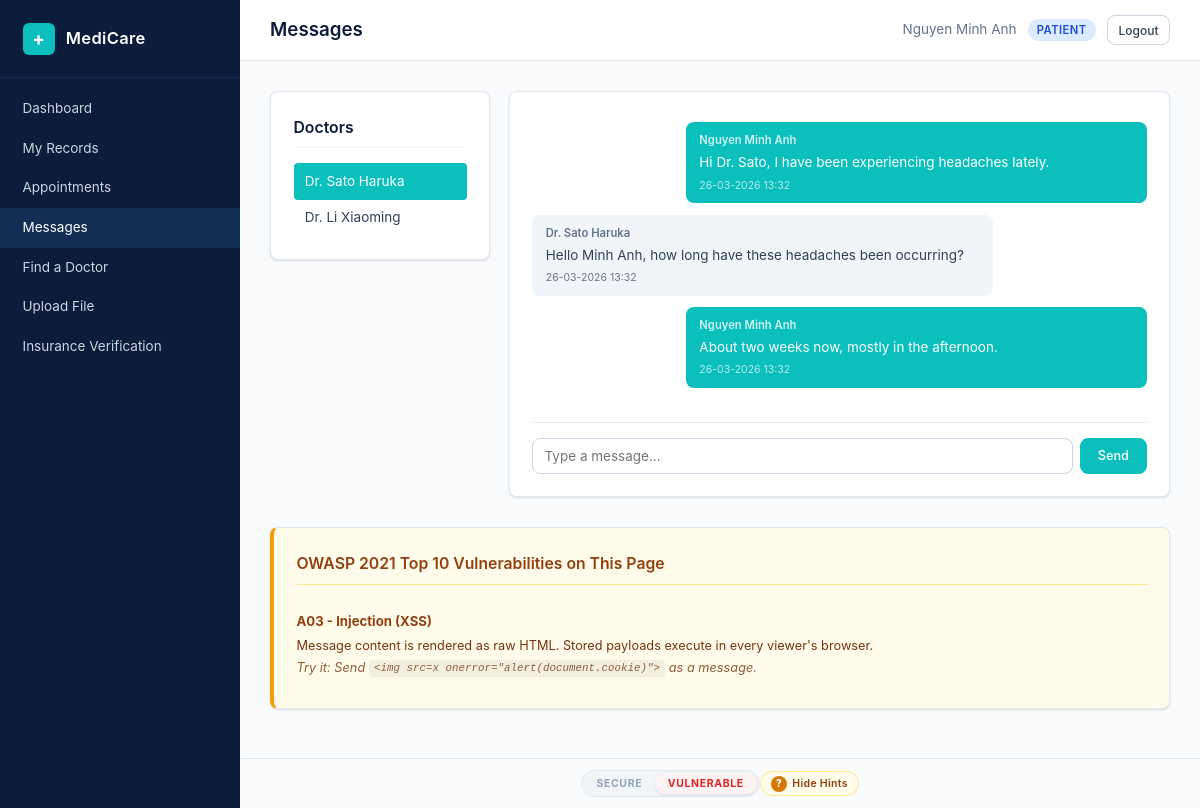
The app's page /patient/chat.php (signed in) with its own data.
### tables this page shows
CREATE TABLE users (
    id INT AUTO_INCREMENT PRIMARY KEY,
    name VARCHAR(100) NOT NULL,
    email VARCHAR(150) NOT NULL UNIQUE,
    password VARCHAR(255) NOT NULL,
    role ENUM('patient','doctor','admin') NOT NULL DEFAULT 'patient',
    created_at TIMESTAMP DEFAULT CURRENT_TIMESTAMP
);

CREATE TABLE messages (
    id INT AUTO_INCREMENT PRIMARY KEY,
    sender_id INT NOT NULL,
    receiver_id INT NOT NULL,
    body TEXT NOT NULL,
    sent_at TIMESTAMP DEFAULT CURRENT_TIMESTAMP,
    FOREIGN KEY (sender_id) REFERENCES users(id) ON DELETE CASCADE,
    FOREIGN KEY (receiver_id) REFERENCES users(id) ON DELETE CASCADE
);

### config.php (called while the page is built, shortened)
<?php
function currentUserId(): int {
    return (int) $_SESSION['user_id'];
}
function esc(string $value): string {
    return htmlspecialchars($value, ENT_QUOTES, 'UTF-8');
}
function fmtDate(string $datetime): string {
    return date('d-m-Y H:i', strtotime($datetime));
}

### patient/chat.php (the view, shortened to what this page needs)
<?php
require_once __DIR__ . '/../config.php';
require_once __DIR__ . '/../helpers.php';
$conn = getDB();
$userId = currentUserId();
$doctors = $conn->query("SELECT id, name FROM users WHERE role = 'doctor'")->fetchAll();
$selectedDoctor = (int)($_GET['doctor_id'] ?? ($doctors[0]['id'] ?? 0));
$messages = fetchMessages($conn, $userId, $selectedDoctor);
function fetchMessages(PDO $conn, int $userId, int $doctorId): array {
    $stmt = $conn->prepare(
        "SELECT m.*, u.name AS sender_name FROM messages m
         JOIN users u ON m.sender_id = u.id
         WHERE (m.sender_id = ? AND m.receiver_id = ?) OR (m.sender_id = ? AND m.receiver_id = ?)
         ORDER BY m.sent_at ASC"
    );
    $stmt->execute([$userId, $doctorId, $doctorId, $userId]);
    return $stmt->fetchAll();
}
?>
<div class="chat-layout">
    <div class="card chat-sidebar-card">
        <h3 class="card-title">Doctors</h3>
        <ul class="contact-list">
            <?php foreach ($doctors as $doc): ?>
                <li>
                    <a href="?doctor_id=<?= $doc['id'] ?>"
                       class="contact-link <?= $doc['id'] === $selectedDoctor ? 'active' : '' ?>">
                        <?= esc($doc['name']) ?>
                    </a>
                </li>
            <?php endforeach; ?>
        </ul>
    </div>
    <div class="card chat-main">
        <div class="chat-messages" id="chatMessages">
            <?php foreach ($messages as $msg): ?>
                <?php $isOwn = (int)$msg['sender_id'] === $userId; ?>
                <div class="chat-bubble <?= $isOwn ? 'chat-own' : 'chat-other' ?>">
                    <span class="chat-sender"><?= esc($msg['sender_name']) ?></span>
                    <?php if (!SECURE_MODE): ?>
                        <p><?= $msg['body'] ?></p>
                    <?php else: ?>
                        <p><?= esc($msg['body']) ?></p>
                    <?php endif; ?>
                    <span class="chat-time"><?= fmtDate($msg['sent_at']) ?></span>
                </div>
            <?php endforeach; ?>
        </div>
        <?php if ($selectedDoctor > 0): ?>
            <form method="POST" class="chat-input-form">
                <input type="text" name="body" placeholder="Type a message..." required class="chat-input" autocomplete="off">
                <button type="submit" class="btn btn-primary">Send</button>
            </form>
        <?php endif; ?>
    </div>
</div>

### assets/style.css (style rules this page uses)
*, *::before, *::after { margin: 0; padding: 0; box-sizing: border-box; }
:root { --navy: #0B1D3A; --navy-light: #132D54; --navy-dark: #071429; --teal: #0ABFBC; --teal-dark: #089E9B; --white: #FFFFFF; --gray-50: #F8FAFC; --gray-100: #F1F5F9; --gray-200: #E2E8F0; --gray-300: #CBD5E1; --gray-400: #94A3B8; --gray-500: #64748B; --gray-700: #334155; --red: #EF4444; --red-bg: #FEF2F2; --green: #22C55E; --green-bg: #F0FDF4; --amber: #F59E0B; --amber-bg: #FFFBEB; --blue: #3B82F6; --radius: 8px; --shadow: 0 1px 3px rgba(0,0,0,0.08), 0 1px 2px rgba(0,0,0,0.06); --shadow-md: 0 4px 6px rgba(0,0,0,0.07), 0 2px 4px rgba(0,0,0,0.06); --sidebar-width: 240px; --font: -apple-system, BlinkMacSystemFont, "Segoe UI", system-ui, sans-serif; }
html { font-size: 15px; }
body { font-family: var(--font); background: var(--gray-50); color: var(--gray-700); line-height: 1.6; min-height: 100vh; }
.card { background: var(--white); border: 1px solid var(--gray-200); border-radius: var(--radius); padding: 1.5rem; margin-bottom: 1.25rem; box-shadow: var(--shadow); }
.card-title { font-size: 1.05rem; font-weight: 600; color: var(--navy); margin-bottom: 1rem; padding-bottom: 0.5rem; border-bottom: 1px solid var(--gray-100); }
.btn { display: inline-block; padding: 0.55rem 1.1rem; border: 1px solid var(--gray-300); border-radius: var(--radius); background: var(--white); color: var(--gray-700); font-family: var(--font); font-size: 0.85rem; font-weight: 500; cursor: pointer; text-decoration: none; text-align: center; transition: background 0.15s, border-color 0.15s; }
.btn-primary { background: var(--teal); color: var(--white); border-color: var(--teal); }
.chat-layout { display: grid; grid-template-columns: 220px 1fr; gap: 1.25rem; align-items: start; }
.chat-sidebar-card { margin-bottom: 0; }
.contact-list { list-style: none; }
.contact-link { display: block; padding: 0.5rem 0.75rem; color: var(--gray-700); text-decoration: none; border-radius: 4px; font-size: 0.9rem; }
.contact-link.active { background: var(--teal); color: var(--white); }
.chat-main { display: flex; flex-direction: column; min-height: 400px; margin-bottom: 0; }
.chat-messages { flex: 1; overflow-y: auto; max-height: 420px; padding: 0.5rem 0; }
.chat-bubble { margin-bottom: 0.75rem; padding: 0.6rem 0.9rem; border-radius: var(--radius); max-width: 75%; }
.chat-own { background: var(--teal); color: var(--white); margin-left: auto; }
.chat-other { background: var(--gray-100); color: var(--gray-700); }
.chat-sender { font-size: 0.75rem; font-weight: 600; display: block; margin-bottom: 0.2rem; }
.chat-own .chat-sender { color: rgba(255,255,255,0.8); }
.chat-other .chat-sender { color: var(--gray-500); }
.chat-bubble p { font-size: 0.9rem; margin: 0; }
.chat-time { font-size: 0.7rem; opacity: 0.7; display: block; margin-top: 0.25rem; }
.chat-input-form { display: flex; gap: 0.5rem; margin-top: 1rem; padding-top: 1rem; border-top: 1px solid var(--gray-200); }
.chat-input { flex: 1; padding: 0.6rem 0.75rem; border: 1px solid var(--gray-300); border-radius: var(--radius); font-family: var(--font); font-size: 0.9rem; }
.vuln-hint code { background: rgba(0,0,0,0.06); padding: 0.15rem 0.35rem; border-radius: 3px; font-family: "SF Mono", Menlo, monospace; font-size: 0.85em; }

### records on screen
users: name "Dr. Sato Haruka"
users: name "Dr. Li Xiaoming"
messages: sender.name "Nguyen Minh Anh", body "Hi Dr. Sato, I have been experiencing headaches lately.", sent_at "26-03-2026 13:32"
messages: sender.name "Dr. Sato Haruka", body "Hello Minh Anh, how long have these headaches been occurring?", sent_at "26-03-2026 13:32"
messages: sender.name "Nguyen Minh Anh", body "About two weeks now, mostly in the afternoon.", sent_at "26-03-2026 13:32"

### other values on screen
$item['label'] "Dashboard"
$item['label'] "My Records"
$item['label'] "Appointments"
$item['label'] "Messages"
$item['label'] "Find a Doctor"
$item['label'] "Upload File"
$item['label'] "Insurance Verification"
$title "Messages"
$name "Nguyen Minh Anh"
$role "PATIENT"
$hint['title'] "A03 - Injection (XSS)"
$hint['desc'] "Message content is rendered as raw HTML. Stored payloads execute in every viewer's browser."
$hint['test'] "Send <img src=x onerror=\"alert(document.cookie)\"> as a message."
